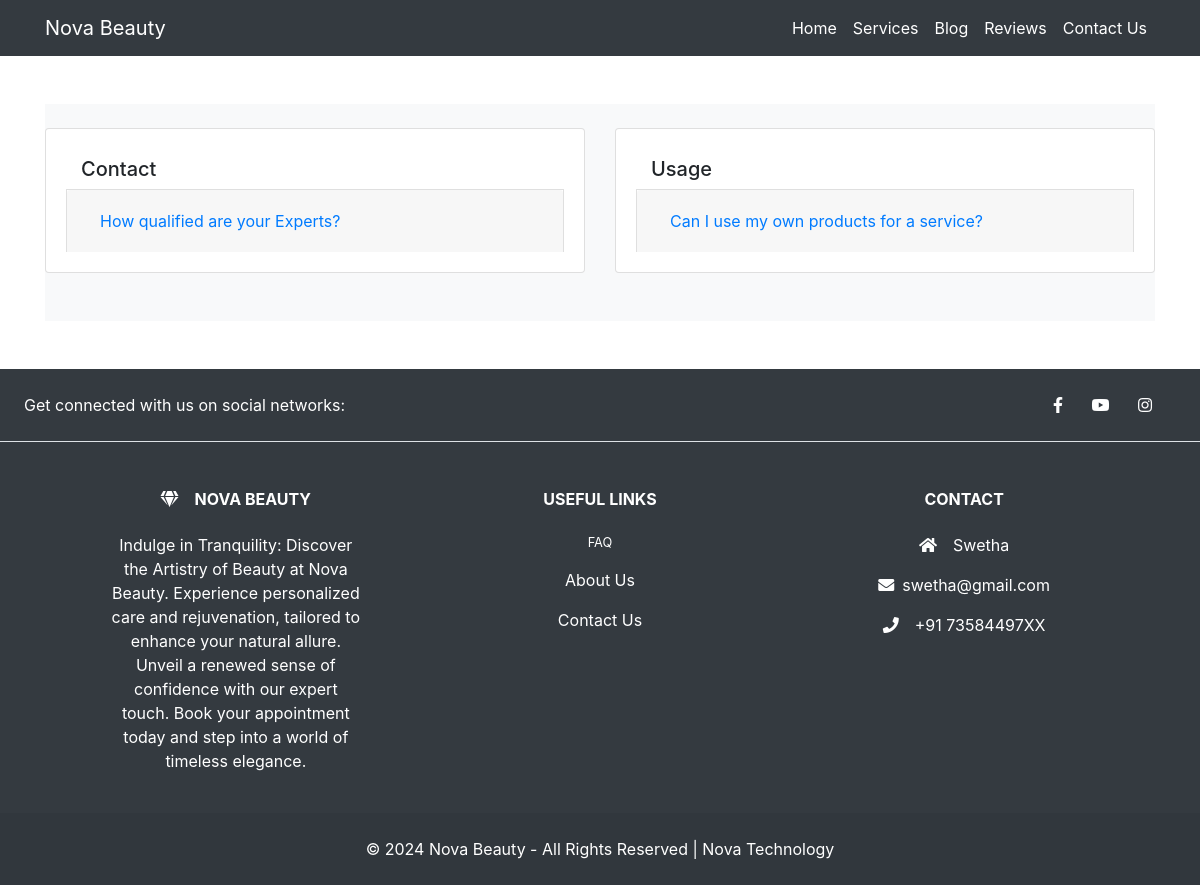
The app's page /faqs with its own data.
### parlour/models.py (models this page shows, shortened)
class faq(models.Model):
    title = models.CharField(max_length=20, null=False, blank=False)
    question = models.CharField(max_length=50, null=False, blank=False)
    answers = models.CharField(max_length=300, null=False, blank=False)
    created_at = models.DateTimeField(auto_now_add=True)
    author = models.CharField(max_length=20, null=False, blank=False)
    status = models.BooleanField(default=False, help_text="0-Available 1-Suspended")

### parlour/views.py (the view)
# urls.py: path('faqs',v1.faqpage,name='faqpage'),
def faqpage(request):
    faqs = faq.objects.filter(status=0)
    return render(request,'parlour/faq.html',{'faqs':faqs})

### templates/parlour/faq.html (shortened to what this page needs)
{% extends 'parlour/main.html' %}
{% load static %}
{% block content %}
<link rel="stylesheet" href="//cdn.materialdesignicons.com/3.7.95/css/materialdesignicons.min.css">
<link rel="stylesheet" href="https://stackpath.bootstrapcdn.com/bootstrap/4.3.1/css/bootstrap.min.css">
<div class="container">
    <section class="bg-light py-4 my-5">
        <div class="row">
            {% for faq in faqs %}
            <div class="col-12 col-md-6 mb-4">
                <div class="card">
                    <div class="card-body">
                        <div class="container-fluid py-2">
                            <h5 class="mb-0">{{ faq.title }}</h5>
                        </div>
                        <div id="accordion-{{ forloop.counter }}" class="accordion">
                            <div class="card">
                                <div class="card-header" id="heading-{{ forloop.counter }}">
                                    <h5 class="mb-0">
                                        <button class="btn btn-link" data-toggle="collapse" data-target="#collapse-{{ forloop.counter }}" aria-expanded="true" aria-controls="collapse-{{ forloop.counter }}">
                                            {{ faq.question }}
                                        </button>
                                    </h5>
                                </div>
                            </div>
                        </div>
                    </div>
                </div>
            </div>
            {% endfor %}
        </div>
    </section>
</div>
{% endblock content %}

### records on screen
faq: title "Contact", question "How qualified are your Experts?"
faq: title "Usage", question "Can I use my own products for a service?"
